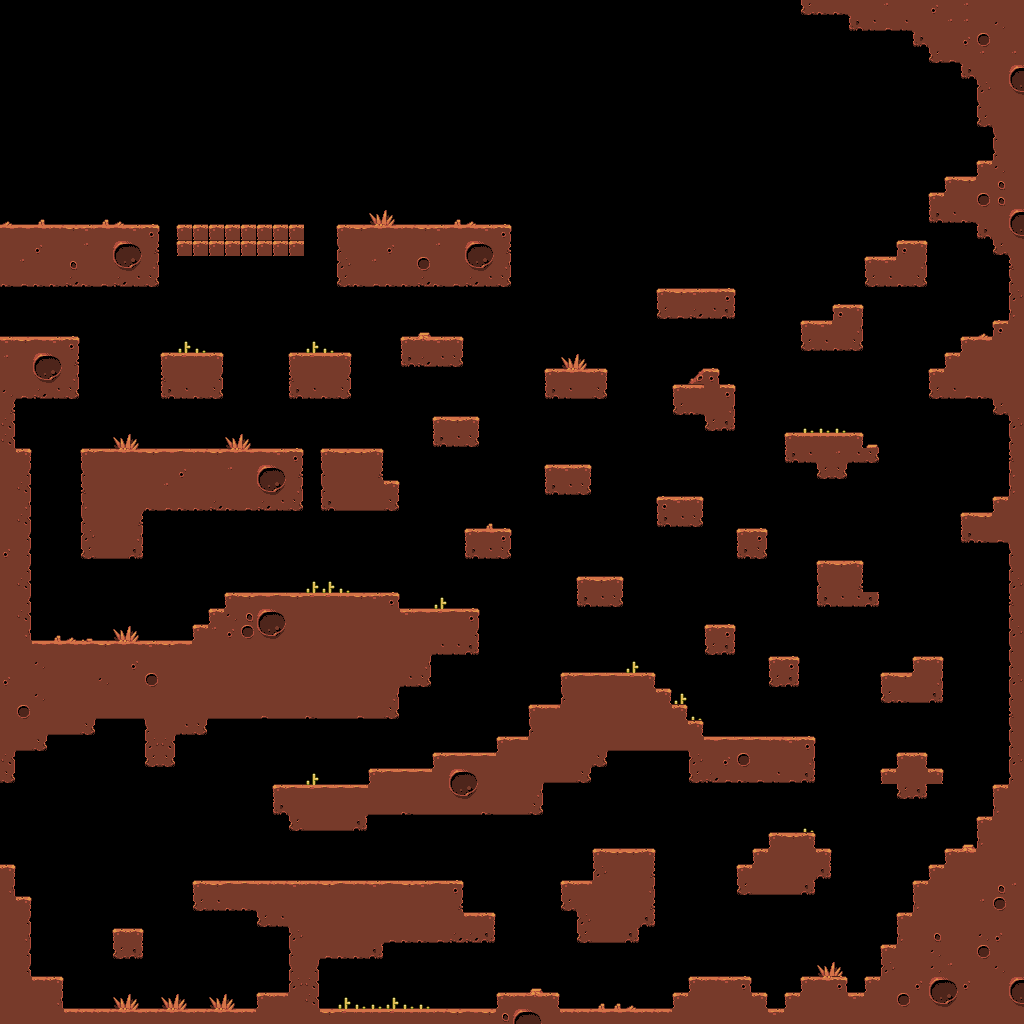

Below is a game level as drawn by its tile map, then a one-line description and the .tmx that defines it (tile-layer data replaced by summaries):
An orthogonal 64x64 tile map with 16x16 px tiles, 2 tile layers (Tile Layer 1, Collision).

<map version="1.0" orientation="orthogonal" renderorder="right-down" width="64" height="64" tilewidth="16" tileheight="16">
 <tileset firstgid="1" name="tiles-1" tilewidth="16" tileheight="16">
  <image source="tiles-1.png" width="272" height="64" />
 </tileset>
 <layer name="Tile Layer 1" width="64" height="64">
  <data>[4096 cells, 1235 non-empty, 53 distinct tile ids]</data>
 </layer>
 <layer name="Collision" width="64" height="64">
  <data>[4096 cells, 16 non-empty, 1 distinct tile ids]</data>
 </layer>
</map>
